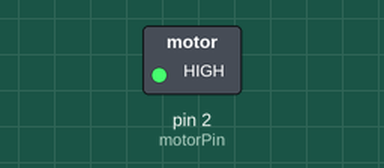
Simulated run of this sketch. Board: Arduino Uno, built with avr-gcc and run on an emulated ATmega328P. Parts: switched loads named in the sketch (green lamp = pin HIGH).

Above: at 1.5 s.
At 4.0 s:
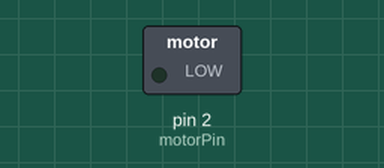
Timing chart, 0 to 6.5 s (numbered marks = the images above):
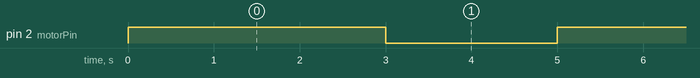

Measured:
- by itself, pin 2 (motorPin): alternates HIGH for 3.0 s and LOW for 2.0 s

The sketch:

TestDCMotor.ino
```cpp
int motorPin = 2; // Motor control pin

void setup() {
  pinMode(motorPin, OUTPUT);
}

void loop() {
  digitalWrite(motorPin, HIGH); // Turn motor ON
  delay(3000);                  // Wait 3 seconds
  digitalWrite(motorPin, LOW);  // Turn motor OFF
  delay(2000);                  // Wait 2 seconds
}
```
